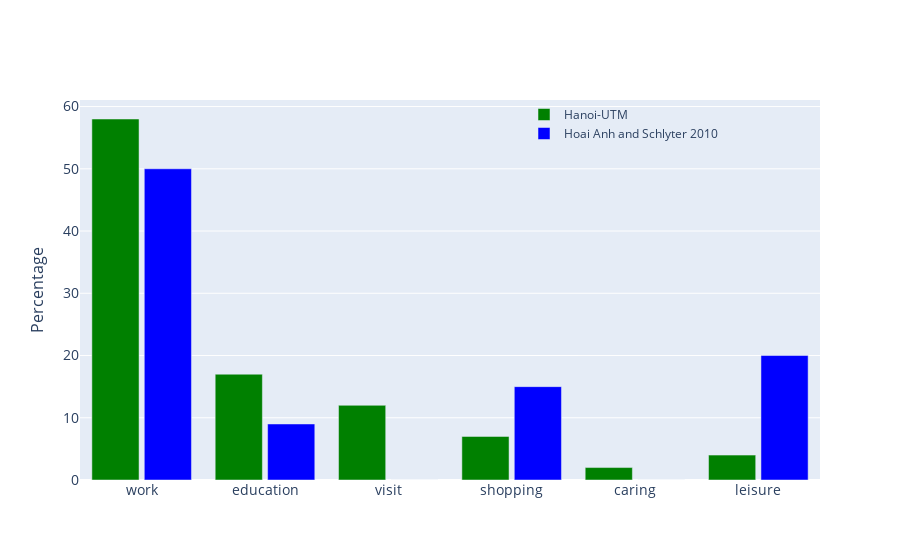

The notebook cell saved with this chart:
### Code cell
purp = ['work','education','visit','shopping', 'caring', 'leisure']

fig = go.Figure()
fig.add_trace(go.Bar(x=purp,
                y=[58,17,12,7,2,4],
                name='Hanoi-UTM',
                marker_color='green'
                ))
fig.add_trace(go.Bar(x=purp,
                y=[50,9,0,15,0,20],
                name='Hoai Anh and Schlyter 2010',
                marker_color='blue'
                ))


fig.update_layout(
    #title='Modal share statistic in 3 different studies',
    xaxis_tickfont_size=14,
    yaxis=dict(
        title='Percentage',
        titlefont_size=16,
        tickfont_size=14,
    ),
    legend=dict(
        x=0.6,
        y=1.0,
        bgcolor='rgba(255, 255, 255, 0)',
        bordercolor='rgba(255, 255, 255, 0)'
    ),
    barmode='group',
    bargap=0.15, # gap between bars of adjacent location coordinates.
    bargroupgap=0.1 # gap between bars of the same location coordinate.
)
fig.show()
fig.write_image('../Figures/purpose.pdf')

### Figure 1 — Plotly figure (JSON) as saved in the notebook; plotly's stock layout.template omitted (floating-point values rounded to 4 significant figures)
{"data": [{"marker": {"color": "green"}, "name": "Hanoi-UTM", "type": "bar", "x": ["work", "education", "visit", "shopping", "caring", "leisure"], "y": [58, 17, 12, 7, 2, 4]}, {"marker": {"color": "blue"}, "name": "Hoai Anh and Schlyter 2010", "type": "bar", "x": ["work", "education", "visit", "shopping", "caring", "leisure"], "y": [50, 9, 0, 15, 0, 20]}], "layout": {"bargap": 0.15, "bargroupgap": 0.1, "barmode": "group", "legend": {"bgcolor": "rgba(255, 255, 255, 0)", "bordercolor": "rgba(255, 255, 255, 0)", "x": 0.6, "y": 1}, "xaxis": {"tickfont": {"size": 14}}, "yaxis": {"tickfont": {"size": 14}, "title": {"font": {"size": 16}, "text": "Percentage"}}}}
